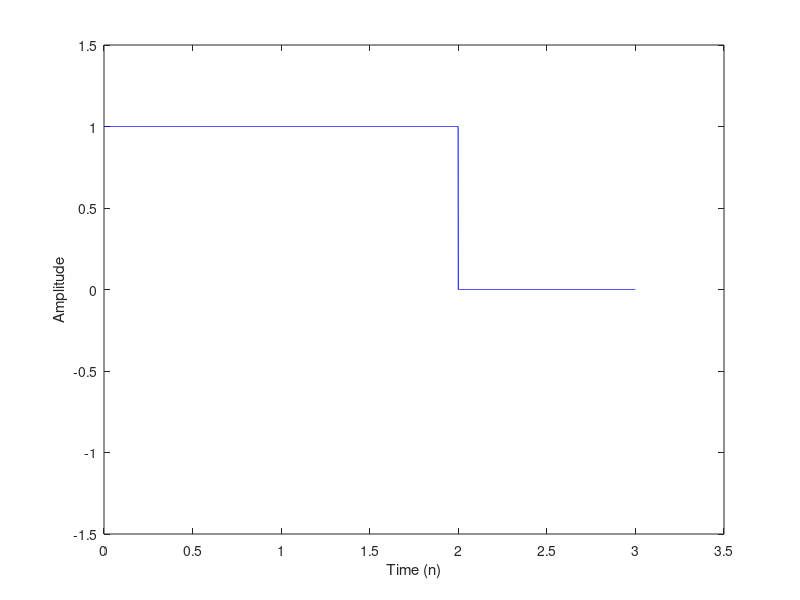
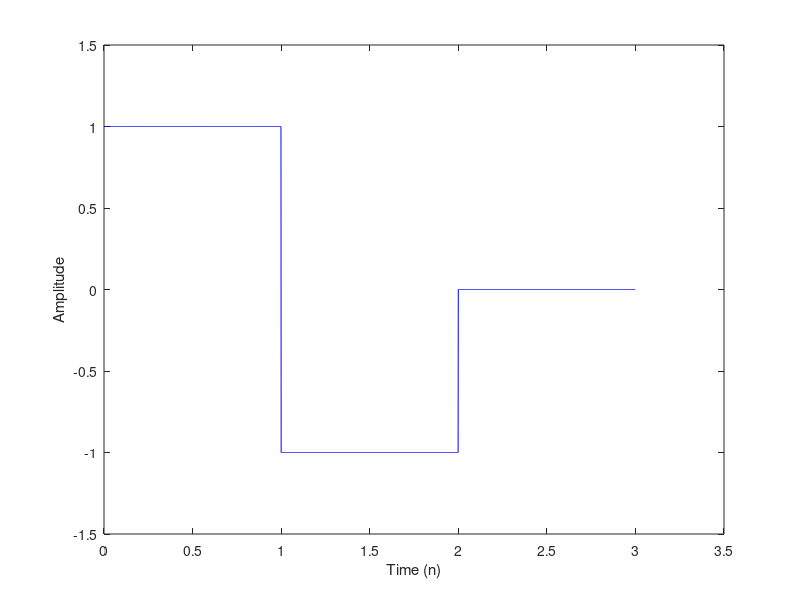
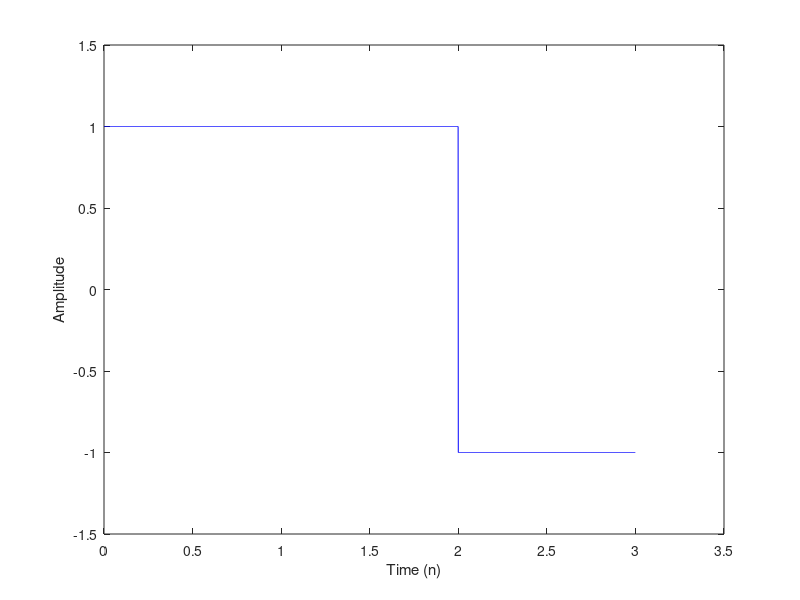
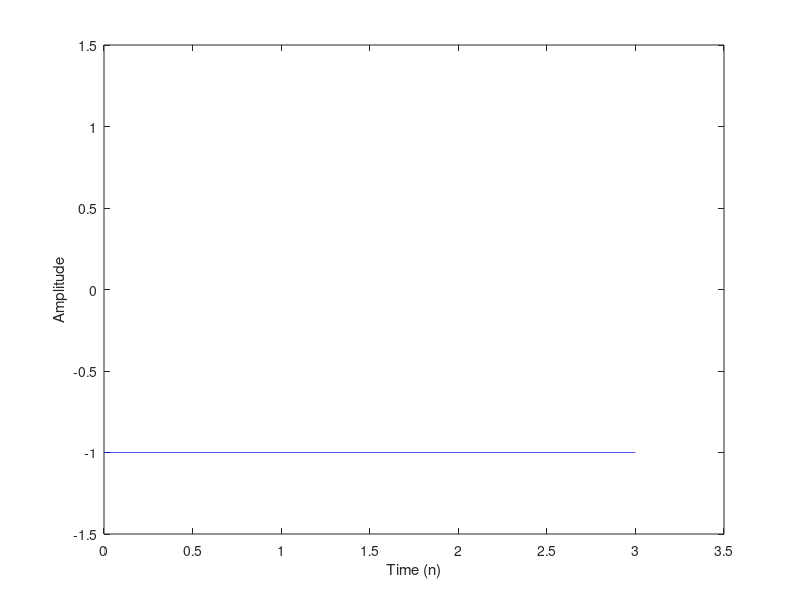

Source code (MATLAB) for these figures, in order:
%----------------------------------------------------------------------
% Chapter 4
% "Digital Communication Systems Engineering Using Software Defined Radio
% MATLAB Scripts
%----------------------------------------------------------------------

% Clear workspace
clear all;

figNum = 1;
%%%%%%%%%%%%%%%%%%%%%%%%%%%%%%%%%%%%%%%%%%%%%%%%%%%%%%%%%%%%%
%% Gram-Schmidt Orthogonalization and Vectorization

% Define parameters
N_samp = 1000; % Number of samples per time unit

% Create orthonormal basis functions
phi1 = [( 1/sqrt(3))*ones(1,N_samp) ...
	( 1/sqrt(3))*ones(1,N_samp) ...
	(-1/sqrt(3))*ones(1,N_samp)];
phi2 = [( 1/sqrt(6))*ones(1,N_samp) ...
	( 1/sqrt(6))*ones(1,N_samp) ...
	( 2/sqrt(6))*ones(1,N_samp)];
phi3 = [0*ones(1,N_samp) 0*ones(1,N_samp) 0*ones(1,N_samp)];
phi4 = [( 1/sqrt(2))*ones(1,N_samp) ...
	(-1/sqrt(2))*ones(1,N_samp) ...
	  0*ones(1,N_samp)];

% Based on these orthonormal basis functions, create the four symbol waveforms
sig_s1 = (2/sqrt(3))*phi1 + (sqrt(6)/3)*phi2 + 0*phi3 + 0*phi4;
sig_s2 = 0*phi1 + 0*phi2 + 0*phi3 + sqrt(2)*phi4;
sig_s3 = (sqrt(3))*phi1 + 0*phi2 + 0*phi3 + 0*phi4;
sig_s4 = (-1/sqrt(3))*phi1 + (-4/sqrt(6))*phi2 + 0*phi3 + 0*phi4;

% Plot resulting signal waveforms and compare
figure(figNum); figNum = figNum+1;
plot(0:(1/N_samp):(3-(1/N_samp)),sig_s1,'b');xlabel('Time (n)');ylabel('Amplitude');
%title('s_1(n)');
axis([0 3.5 -1.5 1.5]);

figure(figNum); figNum = figNum+1;
plot(0:(1/N_samp):(3-(1/N_samp)),sig_s2,'b');xlabel('Time (n)');ylabel('Amplitude');
%title('s_2(n)');
axis([0 3.5 -1.5 1.5]);

figure(figNum); figNum = figNum+1;
plot(0:(1/N_samp):(3-(1/N_samp)),sig_s3,'b');xlabel('Time (n)');ylabel('Amplitude');
%title('s_3(n)');
axis([0 3.5 -1.5 1.5]);

figure(figNum); figNum = figNum+1;
plot(0:(1/N_samp):(3-(1/N_samp)),sig_s4,'b');xlabel('Time (n)');ylabel('Amplitude');
%title('s_4(n)');
axis([0 3.5 -1.5 1.5]);